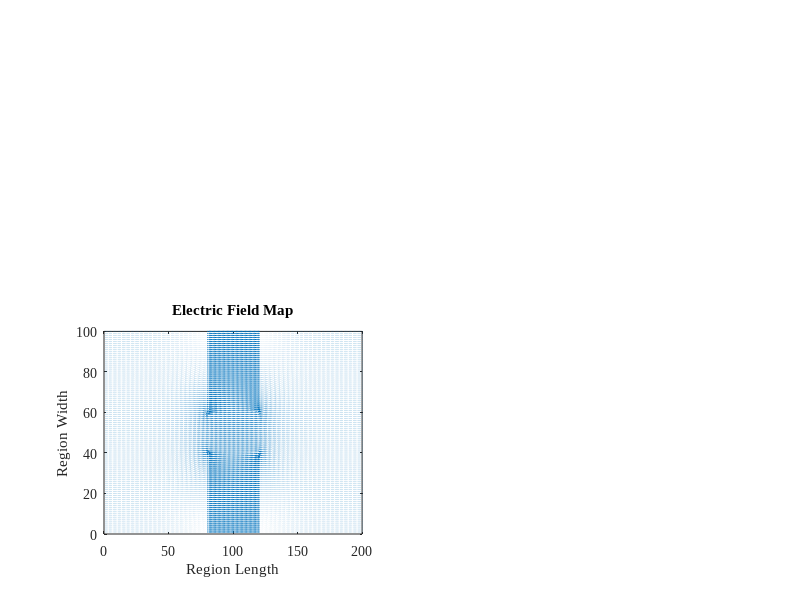
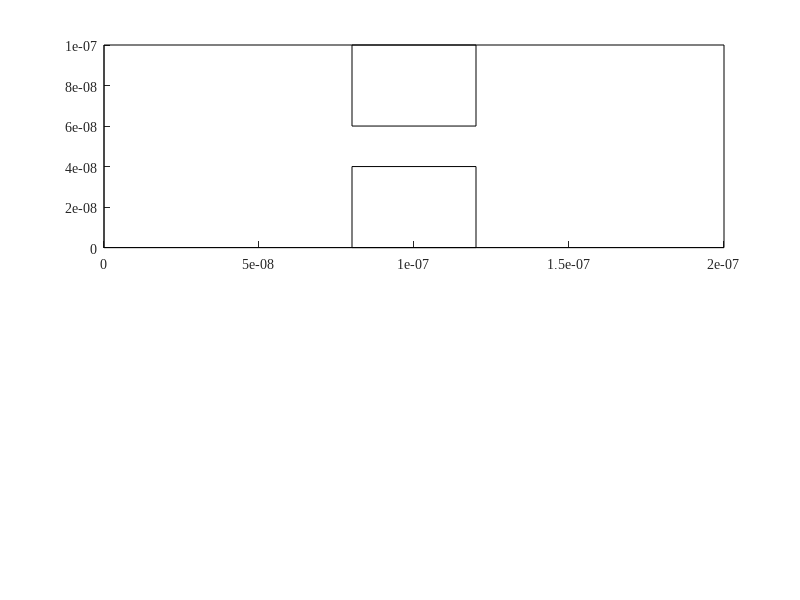

Here is the MATLAB script that generated these plots, in order: (Note: this script raises an error after producing the figures.)
clear all
close all
clc
set(0,'DefaultFigureWindowStyle','docked')
set(0,'defaultaxesfontsize',10)
set(0,'defaultaxesfontname','Times New Roman')
set(0,'DefaultLineLineWidth', 0.5);

%--------------------------------------------------------------------------
% Finite Difference Method Simulation
%--------------------------------------------------------------------------

% Solving V=V0 @ x=0 and V=0 @ x=L in region LxW
% Implement funtion 'pbaspect' to fix Z aspect ratio

L = 200e-9;
W = 100e-9;
V0 = 0.1;

fMesh = 1;
nx = fMesh*200;
ny = fMesh*100;
La = linspace(0,L,nx);
Wa = linspace(0,W,ny);
G = sparse(nx*ny);
%V = sparse(nx,ny);
F = sparse(1,nx*ny);


Acond = 1;              % background conductivity of region, low resistance
Bcond = 1e-2;           % Conductivity of boxes, highly resistive
cMap = zeros(nx,ny);
Lb = 40e-9;
Wb = 40e-9;
for u = 1:nx
    for v = 1:ny
        if (u >= 80 && u <= 120)
            if v >= 0 && v <= 40
                cMap(u,v) = Bcond;
            elseif v >= 60 && v <= 100
                cMap(u,v) = Bcond;
            else
                cMap(u,v) = Acond;
            end
        else
            cMap(u,v) = Acond;
        end
    end
end





for i = 1:nx                %Iteration through length
    for j = 1:ny            %Iteration through width
        n = j + (i-1)*ny;

        if i == 1          % x=0 BCs
            G(n,:) = 0;
            G(n,n) = 1;
            F(n) = V0;
        elseif i == nx     % x=1 BCs
            G(n,:) = 0;
            G(n,n) = 1;
            F(n) = 0;       %F(n)=0 sets z at final width to 0
            
% COMMENT BELOW FOR 1a
            %F(n) = 1;       %F(n)=1 sets z at final width to 1
            
        elseif j == 1                 % y=0 BCs
            nxm = j + (i-2)*ny;
            nxp = j + (i)*ny;
            nyp = j+1 + (i-1)*ny;

            rxm = (cMap(i,j) + cMap(i-1,j))/2;
            rxp = (cMap(i,j) + cMap(i+1,j))/2;
            ryp = (cMap(i,j) + cMap(i,j+1))/2;
            
            G(n,n) = -(rxm+rxp+ryp);
            G(n,nxm) = rxm;
            G(n,nxp) = rxp;
            G(n,nyp) = ryp;

        elseif j == ny                % y=1 BCs
            nxm = j + (i-2)*ny;
            nxp = j + (i)*ny;
            nym = j-1 + (i-1)*ny;

            rxm = (cMap(i,j) + cMap(i-1,j))/2;
            rxp = (cMap(i,j) + cMap(i+1,j))/2;
            rym = (cMap(i,j) + cMap(i,j-1))/2;
            
            G(n,n) = -(rxm+rxp+rym);
            G(n,nxm) = rxm;
            G(n,nxp) = rxp;
            G(n,nym) = rym;
            
            
% COMMENT ABOVE FOR 1a
            
        else
            nxm = j + (i-2)*ny;
            nxp = j + (i)*ny;
            nym = j-1 + (i-1)*ny;
            nyp = j+1 + (i-1)*ny;

            rxm = (cMap(i,j) + cMap(i-1,j))/2;
            rxp = (cMap(i,j) + cMap(i+1,j))/2;
            rym = (cMap(i,j) + cMap(i,j-1))/2;
            ryp = (cMap(i,j) + cMap(i,j+1))/2;
            
            G(n,n) = -(rxm+rxp+rym+ryp);
            G(n,nxm) = rxm;
            G(n,nxp) = rxp;
            G(n,nym) = rym;
            G(n,nyp) = ryp;
        end
            
    end
end
% figure(1)
% spy(G)

V = G\F';

Vmap = zeros(nx,ny);
for i = 1:nx
    for j = 1:ny
        n = j + (i-1)*ny;
        Vmap(i,j) = V(n);
    end
end


for i = 1:nx
    for j = 1:ny
        if i == 1
            Ex(i, j) = (Vmap(i + 1, j) - Vmap(i, j));
        elseif i == nx
            Ex(i, j) = (Vmap(i, j) - Vmap(i - 1, j));
        else
            Ex(i, j) = (Vmap(i + 1, j) - Vmap(i - 1, j)) * 0.5;
        end
        if j == 1
            Ey(i, j) = (Vmap(i, j + 1) - Vmap(i, j));
        elseif j == ny
            Ey(i, j) = (Vmap(i, j) - Vmap(i, j - 1));
        else
            Ey(i, j) = (Vmap(i, j + 1) - Vmap(i, j - 1)) * 0.5;
        end
    end
end

Ex = -Ex;
Ey = -Ey;

eFlowx = cMap .* Ex;        %Jx
eFlowy = cMap .* Ey;        %Jy
C0 = sum(eFlowx(1, :));
Cnx = sum(eFlowx(nx, :));
Curr = (C0 + Cnx) * 0.5;

Ex = Ex';
Ey = Ey';

figure(3)
subplot(2, 2, 3), quiver(Ex, Ey);
axis([0 nx 0 ny]);
title('Electric Field Map')
xlabel('Region Length')
ylabel('Region Width')
saveas(gcf,'Figure4')

clearvars -except Ex Ey

%--------------------------------------------------------------------------
% Beginning Monte Carlo Simulation
%--------------------------------------------------------------------------


set(0,'DefaultFigureWindowStyle','docked')
set(0,'defaultaxesfontsize',10)
set(0,'defaultaxesfontname','Times New Roman')
set(0,'DefaultLineLineWidth', 0.5);



global C

C.q_0 = 1.60217653e-19;             % electron charge
C.hb = 1.054571596e-34;             % Dirac constant
C.h = C.hb * 2 * pi;                % Planck constant
C.m_0 = 9.10938215e-31;             % electron mass
C.kb = 1.3806504e-23;               % Boltzmann constant
C.eps_0 = 8.854187817e-12;          % vacuum permittivity
C.mu_0 = 1.2566370614e-6;           % vacuum permeability
C.c = 299792458;                    % speed of light
C.g = 9.80665;                      % metres (32.1740 ft) per s²
C.m_n = 0.26 * C.m_0;               % effective electron mass
C.am = 1.66053892e-27;              % atomic mass unit
C.T = 300;
C.vth = sqrt(2*C.kb * C.T / C.m_n);

temp = C.T;

SPECDIFF_BOUND = 0;

figure(1)
subplot(2,1,1);
rectangle('Position',[0 0 200e-9 100e-9])
hold on
rectangle('Position',[0.8e-7 0 0.4e-7 0.4e-7])
hold on
rectangle('Position',[0.8e-7 0.6e-7 0.4e-7 0.4e-7])
hold on

%--------------------------------------------------------------------------
% Initializing Positions
%--------------------------------------------------------------------------


N = 30000;        % Number of electrons
i = 0;
j = 0;

for i=1:N
    px(i) = 0 + (200e-9 - 0).*rand(1,1);
    py(i) = 0 + (100e-9 - 0).*rand(1,1);
    while (0.8e-7 <= px(i) && px(i) <= 1.2e-7) && (0 <= py(i) && py(i) <= 0.4e-7) ||...
    (0.8e-7 <= px(i) && px(i) <= 1.2e-7) && (0.6e-7 <= py(i) && py(i) <= 1e-7)
        px(i) = 0 + (200e-9 - 0).*rand(1,1);
        py(i) = 0 + (100e-9 - 0).*rand(1,1);
    end
end

%--------------------------------------------------------------------------
% Voltage Applied Across x-Dimension to Find Electric Field
%--------------------------------------------------------------------------

V0x = 0.1;
V0y = 0;
L = 200e-9;
W = 100e-9;
% E0x = V0x / L;
% E0y = V0y / W;
fMesh = 1;
nx = fMesh*200;
ny = fMesh*100;
% G = sparse(nx,ny);
% F = sparse(1,nx*ny);

La = linspace(0,L,nx);
Wa = linspace(0,W,ny);

deltax = L/nx;
deltay = W/ny;

Ex = Ex./deltax;
Ey = Ey./deltay;

% Emapx = zeros(ny,nx);
Emapx = Ex;
% Emapy = zeros(ny,nx);
Emapy = Ey;

% for i = 1:width(La)
%     for j = 1:width(Wa)
%         Emapx(j,i) = E0x;
%         Emapy(j,i) = E0y;
%     end
% end
% %surf(La,Wa,Emapx)
% 
% Fex = abs(C.q_0*E0x);
% aex = Fex/C.m_n;
% Fey = abs(C.q_0*E0y);
% aey = Fey/C.m_n;

Fex = zeros(ny,nx);
aex = zeros(ny,nx);
Fey = zeros(ny,nx);
aey = zeros(ny,nx);

for i = 1:width(Wa)
    for j = 1:width(La)
        Fex(i,j) = abs(C.q_0*Emapx(i,j));
        aex(i,j) = Fex(i,j)/C.m_n;
        Fey(i,j) = abs(C.q_0*Emapy(i,j));
        aey(i,j) = Fey(i,j)/C.m_n;
    end
end
        




%--------------------------------------------------------------------------
% Thermal Velocity and Direction
%--------------------------------------------------------------------------

vth = C.vth;

for j=1:N
    vx(j) = (vth/sqrt(2))*randn();                           
    vy(j) = (vth/sqrt(2))*randn();
    vth_calc(j) = sqrt(vx(j)^2 + vy(j)^2);
end


t = 0;
T(1) = 0;
dt = 1e-14;     % time step

for l=1:N           %Scattering time step
    ndt(l) = dt;
end
P_scat = 0;
Tmn = 0.2e-12;

px_prev = 0;
py_prev = 0;
T_prev = 0;
vx_total = 0;
vy_total = 0;

sampleidx = randi(N,10,1);
Ix = 0;
Jx = 0;
aex = aex';
aey = aey';

% aex(:,:) = 3e17;    % Testing acceleration
% aey(:,:) = 0;

for t=2:300
    vx_total = 0;
    vy_total = 0;
    for k=1:N
        
        rpx = 0;
        rpy = 0;
        P_scat(k) = 1 - exp(-(dt/Tmn));
        if P_scat(k) > rand()
            vx(k) = (vth/sqrt(2))*randn();
            vy(k) = (vth/sqrt(2))*randn();
        else
            ndt(k) = ndt(k) + dt;
        end
        
        px_prev(k) = px(k);
        py_prev(k) = py(k);
        
        rpx = round(px(k)*1e9);
        if rpx == 0
            rpx = 1;
        end
        rpy = round(py(k)*1e9);
        if rpy == 0
            rpy = 1;
        end

        
               
        px(k) = px(k) + vx(k)*dt + aex(rpx,rpy)*dt^2;        % Adding acceleration
        vx(k) = vx(k) + aex(rpx,rpy)*dt;
        py(k) = py(k) + vy(k)*dt + aey(rpx,rpy)*dt^2;
        vy(k) = vy(k) + aey(rpx,rpy)*dt;
        

        % Reflection on top and bottom borders
        if py(k) >= 100e-9 || py(k) <= 0
            vy(k) = -vy(k);
            if py(k) >= 100e-9
                py(k) = 100e-9;
            end
            if py(k) <= 0
                py(k) = 0;
            end
        end
        % Reflection on bottom of upper box
        if (py(k) >= 0.6e-7) && (0.8e-7 <= px(k) && px(k) <= 1.2e-7)...
           && ( 0.8e-7 <= px_prev(k) && px_prev(k) <= 1.2e-7)
            if SPECDIFF_BOUND == 1
                vx(k) = (vth/sqrt(2))*randn();
                vy(k) = (vth/sqrt(2))*randn();
            else
                vy(k) = -vy(k);
            end
            py(k) = 0.601e-7;
        %end
        % Reflection on top of lower box
        elseif (py(k) <= 0.4e-7) && (0.8e-7 <= px(k) && px(k) <= 1.2e-7)...
               && (0.8e-7 <= px_prev(k) && px_prev(k) <= 1.2e-7)
            if SPECDIFF_BOUND == 1
                vx(k) = (vth/sqrt(2))*randn();
                vy(k) = (vth/sqrt(2))*randn();
            else
                vy(k) = -vy(k);
            end
            py(k) = 0.399e-7;
        %end
        % Reflection on left of lower box
        elseif (0 <= py(k) && py(k) <= 0.4e-7) && (0.8e-7 <= px(k) && px(k) <= 1e-7)
            if SPECDIFF_BOUND == 1
                vx(k) = (vth/sqrt(2))*randn();
                vy(k) = (vth/sqrt(2))*randn();
            else
                vx(k) = -vx(k);
            end
            px(k) = 0.799e-7;
        %end
        % Reflection on right of lower box
        elseif (0 <= py(k) && py(k) <= 0.4e-7) && (1e-7 <= px(k) && px(k) <= 1.2e-7)
            if SPECDIFF_BOUND == 1
                vx(k) = (vth/sqrt(2))*randn();
                vy(k) = (vth/sqrt(2))*randn();
            else
                vx(k) = -vx(k);
            end
            px(k) = 1.201e-7;
        %end
        % Reflection on left of upper box
        elseif (0.6e-7 <= py(k) && py(k) <= 1e-7) && (0.8e-7 <= px(k) && px(k) <= 1e-7)
            if SPECDIFF_BOUND == 1
                vx(k) = (vth/sqrt(2))*randn();
                vy(k) = (vth/sqrt(2))*randn();
            else
                vx(k) = -vx(k);
            end
            px(k) = 0.799e-7;
        %end
        % Reflection on right of upper box
        elseif (0.6e-7 <= py(k) && py(k) <= 1e-7) && (1e-7 <= px(k) && px(k) <= 1.2e-7)
            if SPECDIFF_BOUND == 1
                vx(k) = (vth/sqrt(2))*randn();
                vy(k) = (vth/sqrt(2))*randn();
            else
                vx(k) = -vx(k);
            end
            px(k) = 1.201e-7;
        end

        % x-axis transition
        if px(k) >= 200e-9
            px(k) = 0;
            px_prev(k) = px(k);
        elseif px(k) <= 0
            px(k) = 200e-9;
            px_prev(k) = px(k);
        else
            px(k) = px(k);
        end
        
        v(k) = sqrt(vx(k)^2 + vy(k)^2);
        v2(k) = v(k).*v(k);
        
        vx_total = vx_total + vx(k);        % Drift velocity x
        vy_total = vy_total + vy(k);        % Drift velocity y
    end
    vx_total_alt = sum(vx);
    for h=1:length(sampleidx)
        subplot(2,1,1);
        plot([px_prev(sampleidx(h)) px(sampleidx(h))],[py_prev(sampleidx(h)) py(sampleidx(h))],'SeriesIndex',h)
        hold on 
    end
    
    
    vx_drift = 1/N * vx_total;
    vy_drift = 1/N * vy_total;
    Jx = C.q_0 * 1e17 * vx_drift;
    Ix_prev = Ix;
    Ix = Jx * (W*L);
    
    
    subplot(2,1,2);
    plot([t-1 t], [Ix_prev Ix], 'r')
    hold on
    
    KE = 0.5 * C.m_n * mean(v2);
    T_prev = T;
    T = KE / C.kb;
%     subplot(2,1,2);
%     plot([t-1 t], [T_prev T],'r')
%     hold on
    
    pause(0.01)
end

T_T_C = mean(ndt);
MFP = mean(v)*mean(ndt);

subplot(2,1,1);
title('Maxwell-Boltzmann Velocity Distributions of Electrons with Scattering')
xlabel('Region Width (m)')
ylabel('Region Height (m)')
subplot(2,1,2);
title('Current over Time')
xlabel('Timesteps (1e-14 s per step)') 
ylabel('Current (A)')
% disp('Section 2')
% fprintf('\nThe given mean free time between collisions is %e seconds.',Tmn)
% fprintf('\nThe mean calculated time between collisions is %e seconds.',T_T_C)
% fprintf('\nThe mean calculated thermal velocity is %e meters per second.',mean(vth_calc))
% fprintf('\nThe thermal velocity is %e meters per second.',vth)
% fprintf('\nThe mean free path is %e meters.\n\n\n',MFP)
pause(0.1)
saveas(gcf,'Figure1')




E_map = [reshape(px,[N,1]),reshape(py,[N,1])];
figure(2)
hist3(E_map,'CDataMode','auto','FaceColor','interp')
%view(2)
title('Electron Density in Modeled Region')
xlabel('Region x-Axis (m)')
ylabel('Region y-Axis (m)')
zlabel('Electron Density')
saveas(gcf,'Figure2')

Nbins = 21;
d = 1;
u = 1;
vtm = 0;
vbm = 0;
vbm2 = 0;
T_map = zeros(Nbins);
[X,Xe] = discretize(px,Nbins);
[Y,Ye] = discretize(py,Nbins);

for e=1:Nbins
    for f=1:Nbins
        for g=1:N
            if X(g) == e && Y(g) == f
                vtm(d) = v(g);
                vtm2(d) = vtm(d).*vtm(d);
                d = d+1;
            end
        end
    vbm2 = mean(vtm2);
    d = 1;
    T_map(e,f) = (0.5*C.m_n*vbm2)/C.kb;
    end
end

% [V,W] = meshgrid(0:1e-8:2e-7,0:0.5e-8:1e-7);
% figure(3)
% surf(V,W,T_map,'FaceColor','interp')
% %view(2)
% title('Temperature Map of Modeled Region')
% xlabel('Region x-Axis (m)')
% ylabel('Region y-Axis (m)')
% zlabel('Temperature (K)')
% saveas(gcf,'Figure3')
